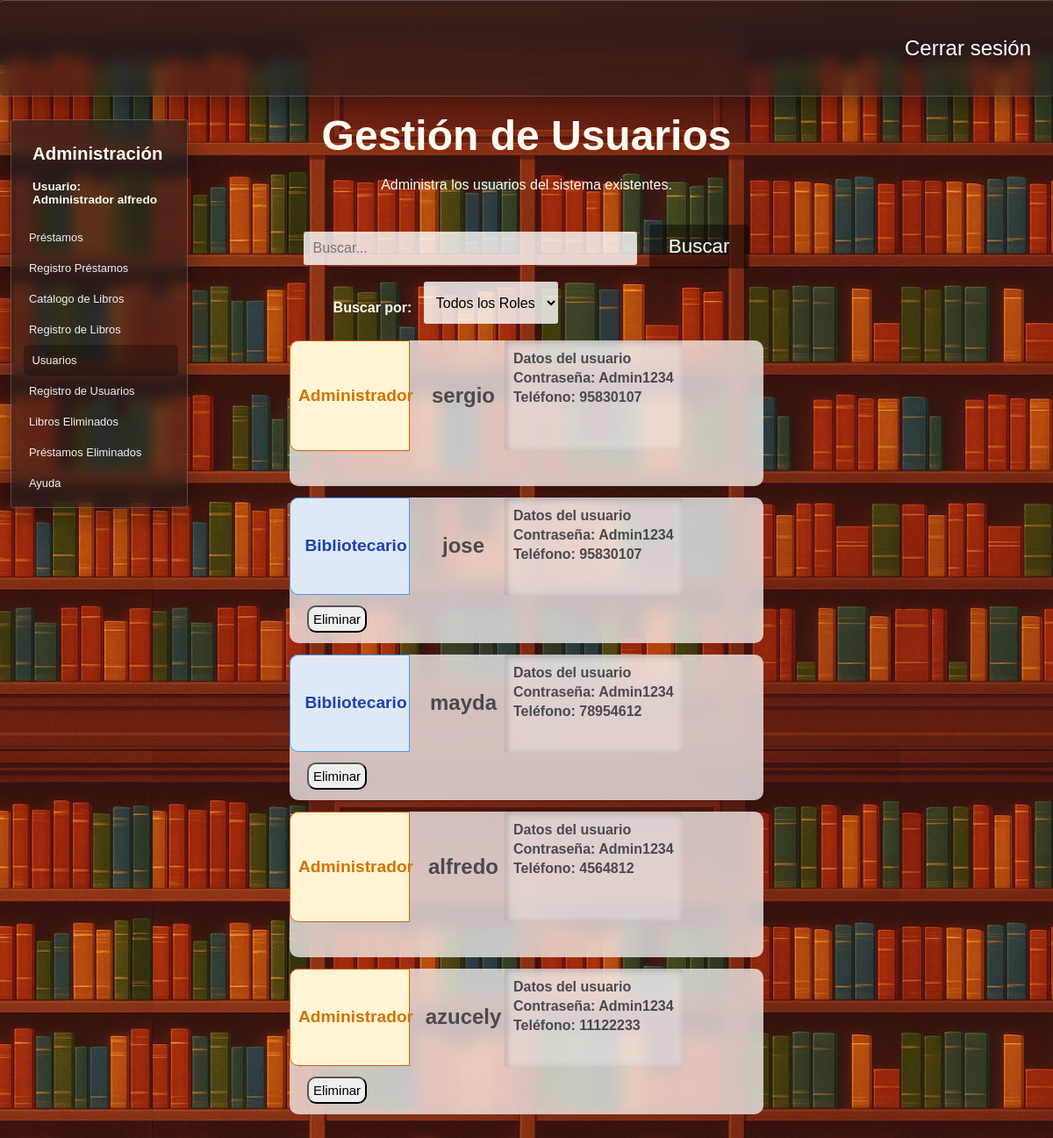
Page /usuarios (signed in) on the committed database.
### tables this page shows
CREATE TABLE "Roles" (
	"id_rol"	INTEGER NOT NULL,
	"rol"	TEXT NOT NULL,
	PRIMARY KEY("id_rol" AUTOINCREMENT)
);

CREATE TABLE "Administradores" (
	"id_administrador"	INTEGER NOT NULL,
	"usuario"	TEXT NOT NULL,
	"contrasena"	TEXT NOT NULL,
	"telefono"	TEXT NOT NULL,
	"id_rol"	INTEGER NOT NULL,
	PRIMARY KEY("id_administrador" AUTOINCREMENT),
	FOREIGN KEY("id_rol") REFERENCES "Roles"("id_rol")
);

### app.py (the view)
@app.route("/usuarios",methods = ["POST","GET"])
def usuarios():
    if "usuario" not in session:
        return redirect("/") #Solo se puede acceder con session iniciada
    exito = request.args.get("exito","")
    conexion = conexion_BD()
    query = conexion.cursor()
    query.execute("""Select a.id_rol,r.rol,a.usuario,a.contrasena,a.telefono,a.id_administrador from administradores a
                    join roles r on a.id_rol = r.id_rol""")
    usuarios = query.fetchall()
    query.close()
    conexion.close()
    return render_template("usuarios.html",usuarios = usuarios,exito=exito)

### config.py (called while the page is built)
def conexion_BD():
    return sqlite3.connect(DB_PATH)

### templates/usuarios.html (shortened to what this page needs)
<!DOCTYPE html>
<html lang="es">
<head>
    <link rel="stylesheet" href="{{ url_for('static', filename='estilo_usuarios.css') }}">
    <link rel="stylesheet" href="{{ url_for('static', filename='barra_lateral.css') }}">
    <link rel="stylesheet" href="{{ url_for('static', filename='filtros.css') }}">
    <link rel="stylesheet" href="{{ url_for('static', filename='general.css') }}">
</head>
<body>
    <header>
        <div class="navbar fondo-cristal">
            <a href="{{ url_for('logout') }}">Cerrar sesión</a>
        </div>
    </header>
    <main>
        {% if ((session["rol"]) == "Administrador") or ((session["rol"]) == "Bibliotecario") %}
        <section class="barra-lateral fondo-cristal">
            <h2>Administración</h2>
            <h4>Usuario: <br>
            {{session["rol"]}}&nbsp;{{session["usuario"]}}</h4>
            <nav>
                <a href="{{ url_for('prestamos') }}">Préstamos </a>
                <a href="{{ url_for('registro_prestamos') }}">Registro Préstamos</a>
                <a href="{{ url_for('libros') }}">Catálogo de Libros </a>
                <a href="{{ url_for('insertar_libro') }}">Registro de Libros</a>
                {% if session["rol"] == "Administrador" %}
                <a href="{{ url_for('usuarios') }}" id="pagina-actual">Usuarios</a>
                <a href="{{ url_for('registrar_usuarios') }}">Registro de Usuarios</a>
                <a href="{{ url_for('libros_eliminados') }}">Libros Eliminados</a>
                <a href="{{ url_for('prestamos_eliminados') }}">Préstamos Eliminados</a>
                {% endif %}
                <a target="_blank" href="https://www.canva.com/design/DAGnUI0PU7M/cDvkG9fCgPKL4FTZee_YLQ/edit">Ayuda</a>
            </nav>
        </section>
        {% endif %}
        <div class="div-busqueda">
            <form class="frm-usuarios" action="/buscar_usuario" method="POST">
                <label for="buscar_usuario"><h1>Gestión de Usuarios</h1>Administra los usuarios del sistema existentes.</label><br><br><br>
                <input class="buscar-usuario" id="cuadro-busqueda" type="text" name="buscar_usuario" autocomplete="off" placeholder="Buscar...">&nbsp;&nbsp;
                <button id="btn-buscar" type="submit">Buscar</button>
                <section class="menu-filtros">
                    <nav>
                        <section>
                            <h4> Buscar por: &nbsp;&nbsp;</h4>
                            <select name="filtro-busqueda" id="filtro-busqueda">
                                <option value="Todos">Todos los Roles</option>
                            </select>
                        </section>
                    </nav>
            </form>
        </div>
        <div class="contendor-usuarios">
            {% for usuario in usuarios %}
            <div class="usuario">
                <span class="span-rol"
                {% if (usuario[0]|int) == 2 %}
                    id="u-administrador"
                {% elif (usuario[0]|int) == 1 %}
                    id="u-bibliotecario"
                {% endif %}
                >
                    <h2>{{usuario[1]}}</h2>
                </span>
                <span id="span-info-usuarios">
                    <h2>{{usuario[2]}}</h2>
                </span>
                <span id="span-informacion-usuario">
                    <h4 class="h4-datos-usuario">
                        <strong>Datos del usuario</strong><br>
                        Contraseña: {{usuario[3]}} <br>
                        Teléfono: {{usuario[4]}}<br>
                    </h4>
                </span>
                <span id="span-acciones-usuario">
                    {% if session["rol"] == 'Administrador' and usuario[5]|int != 1 and session["id_administrador"] != usuario[5] %}
                        <form class="frm-eliminar-usuario" action="/eliminar_usuario" method="POST">
                            <button type="reset" class="btn-eliminacion"> Eliminar </button>
                        </form>
                    {% endif %}
                </span>
            </div>
            {% endfor %}
            <br><br><br><br>
        </div>
    </main>
</body>
</html>

### static/estilo_usuarios.css (style rules this page uses)
body { background-image: url('img/libros-loop-v2.jpg'); background-size: cover; background-position: top; }
main { height: 100vh; display: flex; flex-direction: column; justify-content: center; align-items: center; color: #fffbf2; }
.contendor-usuarios { display: block; position: relative; width: 45%; height: auto; min-height: 70%; top: 40%; z-index: 0; margin: 2rem auto; }
.usuario { background-color: rgba(255, 255, 255, 0.721); backdrop-filter: blur(10px); display: flex; flex-wrap: wrap; width: 100%; height: 25%; border-radius: 10px; margin-bottom: .8rem; color: #4a4a4a; transition: 0.3s ease-in-out; }
.span-rol { position: relative; display: flex; width: 25%; flex-direction: column; justify-content: center; align-items: center; border-top-left-radius: 10px; border-bottom-left-radius: 10px; font-size: 80%; }
#span-info-usuarios { position: relative; display: flex; width: 20%; flex-direction: column; justify-content: center; align-items: center; }
.h4-datos-usuario { background-color: rgba(255, 255, 255, 0.252); padding: 10px; line-height: 1.4; margin: 0; height: 83%; border-radius: 3px; box-shadow: inset 2px 2px 8px rgba(0, 0, 0, 0.2); }
#span-acciones-usuario { position: relative; width: 20%; border-top-right-radius: 15px; border-bottom-right-radius: 15px; display: flex; flex-direction: column; align-items: center; justify-content:center; }
#span-acciones-usuario button { border-radius: 10px; padding: 5px; font-size: 15px; transition: .3s ease-in-out; }
#u-administrador { background-color: rgb(255, 244, 212); color: rgb(209, 115, 0); border: solid 1px rgb(212, 95, 0); }
#u-bibliotecario { background-color: rgb(223,233,246); color: rgb(31,65,175); border: solid 1px rgb(72, 152, 250); }
.div-busqueda { text-align: center; position: absolute; top: 5rem; height: auto; width: 60%; padding: 15px; border-radius: 4px; }
form select, form input { padding: 10px; font-size: 1rem; border-radius: 3px; border: none; background-color: rgba(255, 255, 255, 0.8); color: black; }
form select { height: 3rem; }
#cuadro-busqueda { width: 50%; }

### static/barra_lateral.css (style rules this page uses)
.barra-lateral { position: absolute; width: 15%; height: auto; left: 1%; top: 10%; padding: 10px; }
.barra-lateral nav { margin-top: 10%; }
.barra-lateral nav a { padding: 10px; color: #efefef; text-decoration: none; display: block; font-size: 1.4rem; transition: 0.2s ease-in-out; border-radius: 5px; }
.barra-lateral h4, .barra-lateral h2 { margin-left: 14px; }
#pagina-actual { background-color: rgba(0, 0, 0, 0.294); margin-left: 2%; }
@media (max-width: 1280px) { .barra-lateral { font-size: 85%; } }
@media (max-width: 1280px) { .barra-lateral nav a { font-size: 95%; } }

### static/filtros.css (style rules this page uses)
.menu-filtros { position: absolute; display: flex; width: 100%; }
.menu-filtros nav { margin-top: 2%; display: flex; width: 90%; justify-content: space-evenly; }
h2 { margin-left: 14px; }
.menu-filtros nav section { display: flex; }

### static/general.css (style rules this page uses)
body { margin: 0; padding: 0; font-family: Arial, sans-serif; }
h1 { font-size: 3rem; margin-bottom: 20px; }
#btn-registrar, #btn-buscar, #btn-catalogo, #btn-login, #btn-registrar-prestamo { text-decoration: none; color: white; background-color: #00000071; padding: 12px 22px; font-size: 1.4rem; border: none; border-radius: 4px; transition: background-color 0.2s ease-in-out; }
.navbar { background-color: #00000071; width: 100%; height: 8%; position: absolute; top: 0px; display: flex; align-items: center; justify-content: flex-end; border-left: none !important; border-right: none !important; }
.navbar a { text-decoration: none; color: white; padding: 25px; font-size: 1.5rem; transition: 0.1s ease-in; border-radius: 4px; }
.fondo-cristal { background: linear-gradient(rgba(31,31,31,0.6),rgba(31,31,31,0.45)); backdrop-filter: blur(8px); box-shadow: 0 8px 32px 0 rgba(0,0,0,0.37); border: solid 1px rgba(255, 255, 255, 0.21); border-radius: 4px; }

### rows in the picture
Roles: rol "Administrador"
Administradores: usuario "alfredo", rol "Administrador", contrasena "Admin1234", telefono "4564812"
Administradores: rol "Administrador", usuario "sergio", contrasena "Admin1234", telefono "95830107"
Administradores: rol "Bibliotecario", usuario "jose", contrasena "Admin1234", telefono "95830107"
Administradores: rol "Bibliotecario", usuario "mayda", contrasena "Admin1234", telefono "78954612"
Administradores: rol "Administrador", usuario "azucely", contrasena "Admin1234", telefono "11122233"
